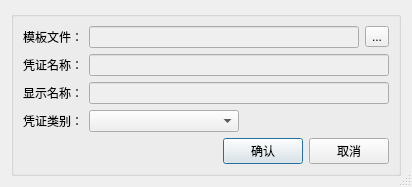
<?xml version="1.0" encoding="UTF-8"?>
<ui version="4.0">
 <class>ImportVoucherDlg</class>
 <widget class="QDialog" name="ImportVoucherDlg">
  <property name="geometry">
   <rect>
    <x>0</x>
    <y>0</y>
    <width>412</width>
    <height>175</height>
   </rect>
  </property>
  <property name="windowTitle">
   <string>导入模板</string>
  </property>
  <property name="sizeGripEnabled">
   <bool>true</bool>
  </property>
  <layout class="QHBoxLayout" name="horizontalLayout_3">
   <item>
    <widget class="QGroupBox" name="groupBox">
     <property name="title">
      <string/>
     </property>
     <layout class="QVBoxLayout" name="verticalLayout">
      <item>
       <layout class="QHBoxLayout" name="horizontalLayout_2">
        <item>
         <widget class="QLabel" name="label_2">
          <property name="text">
           <string>模板文件：</string>
          </property>
         </widget>
        </item>
        <item>
         <widget class="QLineEdit" name="edtfilename">
          <property name="enabled">
           <bool>false</bool>
          </property>
          <property name="readOnly">
           <bool>false</bool>
          </property>
         </widget>
        </item>
        <item>
         <widget class="QToolButton" name="btnopenfile">
          <property name="text">
           <string>...</string>
          </property>
         </widget>
        </item>
       </layout>
      </item>
      <item>
       <layout class="QHBoxLayout" name="horizontalLayout">
        <item>
         <widget class="QLabel" name="label">
          <property name="text">
           <string>凭证名称：</string>
          </property>
         </widget>
        </item>
        <item>
         <widget class="QLineEdit" name="edtName">
          <property name="enabled">
           <bool>false</bool>
          </property>
         </widget>
        </item>
       </layout>
      </item>
      <item>
       <layout class="QHBoxLayout" name="horizontalLayout_6">
        <item>
         <widget class="QLabel" name="label_7">
          <property name="text">
           <string>显示名称：</string>
          </property>
         </widget>
        </item>
        <item>
         <widget class="QLineEdit" name="edtDisplayText">
          <property name="enabled">
           <bool>false</bool>
          </property>
         </widget>
        </item>
       </layout>
      </item>
      <item>
       <layout class="QHBoxLayout" name="horizontalLayout_4">
        <item>
         <widget class="QLabel" name="label_6">
          <property name="text">
           <string>凭证类别：</string>
          </property>
         </widget>
        </item>
        <item>
         <widget class="QComboBox" name="cmbType">
          <property name="minimumSize">
           <size>
            <width>150</width>
            <height>0</height>
           </size>
          </property>
         </widget>
        </item>
        <item>
         <spacer name="horizontalSpacer_4">
          <property name="orientation">
           <enum>Qt::Horizontal</enum>
          </property>
          <property name="sizeHint" stdset="0">
           <size>
            <width>40</width>
            <height>20</height>
           </size>
          </property>
         </spacer>
        </item>
       </layout>
      </item>
      <item>
       <layout class="QHBoxLayout" name="horizontalLayout_5">
        <item>
         <spacer name="horizontalSpacer">
          <property name="orientation">
           <enum>Qt::Horizontal</enum>
          </property>
          <property name="sizeHint" stdset="0">
           <size>
            <width>373</width>
            <height>20</height>
           </size>
          </property>
         </spacer>
        </item>
        <item>
         <widget class="QPushButton" name="btnOK">
          <property name="text">
           <string>确认</string>
          </property>
         </widget>
        </item>
        <item>
         <widget class="QPushButton" name="btnCancel">
          <property name="text">
           <string>取消</string>
          </property>
         </widget>
        </item>
       </layout>
      </item>
     </layout>
    </widget>
   </item>
  </layout>
 </widget>
 <resources/>
 <connections>
  <connection>
   <sender>btnCancel</sender>
   <signal>clicked()</signal>
   <receiver>ImportVoucherDlg</receiver>
   <slot>reject()</slot>
   <hints>
    <hint type="sourcelabel">
     <x>354</x>
     <y>143</y>
    </hint>
    <hint type="destinationlabel">
     <x>205</x>
     <y>87</y>
    </hint>
   </hints>
  </connection>
  <connection>
   <sender>btnOK</sender>
   <signal>clicked()</signal>
   <receiver>ImportVoucherDlg</receiver>
   <slot>accept()</slot>
   <hints>
    <hint type="sourcelabel">
     <x>273</x>
     <y>143</y>
    </hint>
    <hint type="destinationlabel">
     <x>205</x>
     <y>87</y>
    </hint>
   </hints>
  </connection>
 </connections>
</ui>
